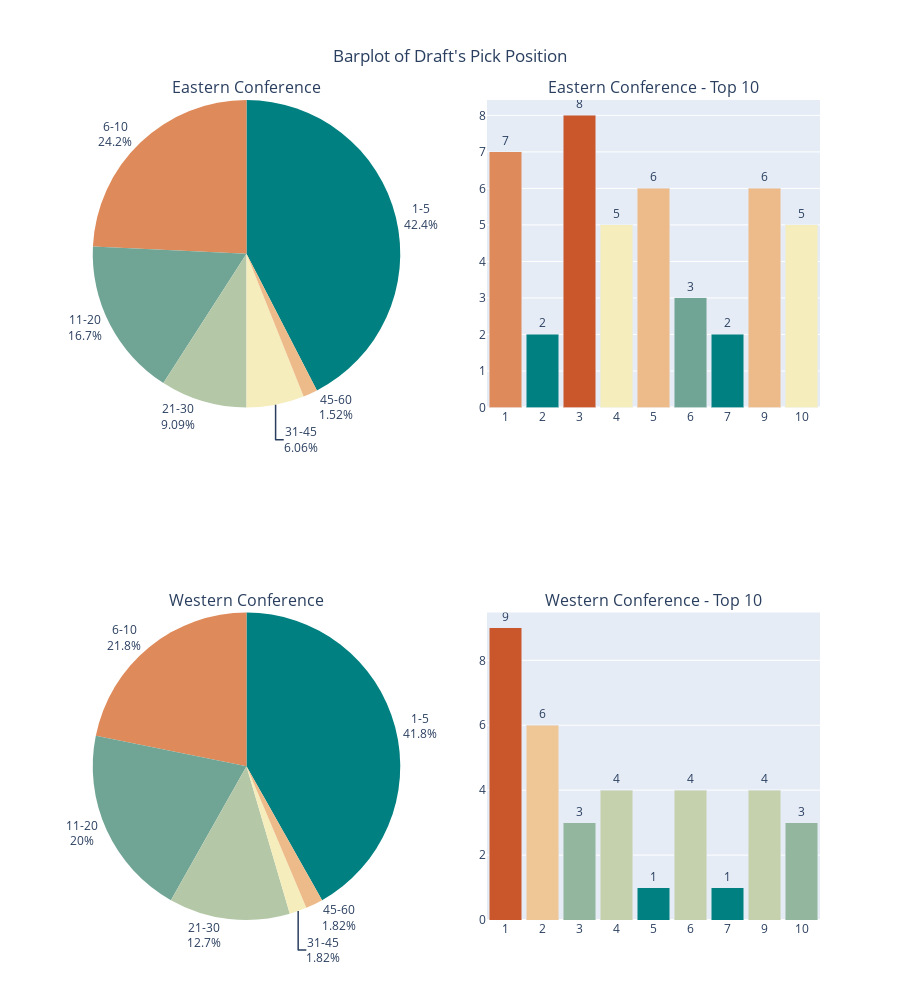

The notebook cell saved with this chart:
### Code cell
df['Round'] = df.Round.astype('str')


df_P_east = pd.DataFrame(df.drop_duplicates('Player').loc[df['Conference'] == 'East'].groupby(['PickGroup']).size()).reset_index()
df_P_east.columns = ['PickGroup','Count']

df_P_west = pd.DataFrame(df.drop_duplicates('Player').loc[df['Conference'] == 'West'].groupby(['PickGroup']).size()).reset_index()
df_P_west.columns = ['PickGroup','Count']


df_P10_east = pd.DataFrame(df.drop_duplicates('Player').loc[(df['Conference'] == 'East') & (df['RealPick'] <= 10)].groupby(['RealPick']).size()).reset_index()
df_P10_east.columns = ['Pick10','Count']

df_P10_west = pd.DataFrame(df.drop_duplicates('Player').loc[(df['Conference'] == 'West') & (df['RealPick'] <= 10)].groupby(['RealPick']).size()).reset_index()
df_P10_west.columns = ['Pick10','Count']


fig = make_subplots(
    rows=2, cols=2,
    specs=[[{'type':'pie'}, {}],
           [{'type':'pie'},{}]],
    subplot_titles=('Eastern Conference',
                    'Eastern Conference - Top 10',
                    'Western Conference',
                    'Western Conference - Top 10'))

fig.add_trace(
    go.Pie(
        labels = df_P_east.PickGroup,
        values = df_P_east.Count,
        name = 'East',
        text = df_P_east.Count,
        hoverinfo='label+percent+name',
        textinfo= 'percent+label',
        textposition = 'outside',
        marker = dict(
            colors = plotly.colors.diverging.Geyser,
        )
    ),
    row = 1,
    col = 1
)


fig.add_trace(
    go.Pie(
        labels = df_P_west.PickGroup,
        values = df_P_west.Count,
        name = 'West',
        text = df_P_west.Count,
        hoverinfo='label+percent+name',
        textinfo= 'percent+label',
        textposition = 'outside',
        marker = dict(
            colors = plotly.colors.diverging.Geyser,
        )
    ),
    row = 2,
    col = 1
)

fig.add_trace(
    go.Bar(
        x = df_P10_east.Pick10,
        y = df_P10_east.Count,
        text = df_P10_east.Count,
        marker=dict(color=df_P10_east.Count,
                    colorscale='geyser',
                  ),
        texttemplate='%{text:s}',
        textposition='outside',
        name = 'East top 10',
    ),
    row = 1,
    col = 2,
)


fig.add_trace(
    go.Bar(
        x = df_P10_west.Pick10,
        y = df_P10_west.Count,
        text = df_P10_west.Count,
        marker=dict(color=df_P10_west.Count,
                    colorscale='geyser',
                  ),
        texttemplate='%{text:s}',
        textposition='outside',
        name = 'West top 10'
    ),
    row = 2,
    col = 2,
)

fig.update_layout(
    title={'text': "Barplot of Draft's Pick Position",
           'y':0.95,
           'x':0.5,
           'xanchor': 'center',
           'yanchor': 'top'},
    
    xaxis_tickfont_size=12,
    yaxis3=dict(
        titlefont_size=16,
        tickfont_size=14,
        range = [0,df_P10_west.Count.max()*1.3]
    ),
    yaxis4=dict(
        titlefont_size=16,
        tickfont_size=14,
        range = [0,df_P10_west.Count.max()*1.3]
    ),
    height = 1000,
    showlegend = False,
    barmode='stack',
    bargap=0.1,
    bargroupgap=0.01 
)
fig.update_xaxes(type='category',
                 categoryorder='array',
                 categoryarray = ['1-5','6-10','11-20','21-30','31-45','45-60'])
fig.update_layout(uniformtext_minsize=8, uniformtext_mode='hide')
fig.show()

### Figure 1 — Plotly figure (JSON) as saved in the notebook; plotly's stock layout.template omitted (floating-point values rounded to 4 significant figures)
{"data": [{"domain": {"x": [0.0, 0.45], "y": [0.625, 1.0]}, "hoverinfo": "label+percent+name", "labels": ["1-5", "11-20", "21-30", "31-45", "45-60", "6-10"], "marker": {"colors": ["rgb(0, 128, 128)", "rgb(112, 164, 148)", "rgb(180, 200, 168)", "rgb(246, 237, 189)", "rgb(237, 187, 138)", "rgb(222, 138, 90)", "rgb(202, 86, 44)"]}, "name": "East", "text": [28, 11, 6, 4, 1, 16], "textinfo": "percent+label", "textposition": "outside", "type": "pie", "values": [28, 11, 6, 4, 1, 16]}, {"domain": {"x": [0.0, 0.45], "y": [0.0, 0.375]}, "hoverinfo": "label+percent+name", "labels": ["1-5", "11-20", "21-30", "31-45", "45-60", "6-10"], "marker": {"colors": ["rgb(0, 128, 128)", "rgb(112, 164, 148)", "rgb(180, 200, 168)", "rgb(246, 237, 189)", "rgb(237, 187, 138)", "rgb(222, 138, 90)", "rgb(202, 86, 44)"]}, "name": "West", "text": [23, 11, 7, 1, 1, 12], "textinfo": "percent+label", "textposition": "outside", "type": "pie", "values": [23, 11, 7, 1, 1, 12]}, {"marker": {"color": [7, 2, 8, 5, 6, 3, 2, 6, 5], "colorscale": [[0.0, "rgb(0, 128, 128)"], [0.1667, "rgb(112, 164, 148)"], [0.3333, "rgb(180, 200, 168)"], [0.5, "rgb(246, 237, 189)"], [0.6667, "rgb(237, 187, 138)"], [0.8333, "rgb(222, 138, 90)"], [1.0, "rgb(202, 86, 44)"]]}, "name": "East top 10", "text": [7.0, 2.0, 8.0, 5.0, 6.0, 3.0, 2.0, 6.0, 5.0], "textposition": "outside", "texttemplate": "%{text:s}", "type": "bar", "x": [1, 2, 3, 4, 5, 6, 7, 9, 10], "xaxis": "x", "y": [7, 2, 8, 5, 6, 3, 2, 6, 5], "yaxis": "y"}, {"marker": {"color": [9, 6, 3, 4, 1, 4, 1, 4, 3], "colorscale": [[0.0, "rgb(0, 128, 128)"], [0.1667, "rgb(112, 164, 148)"], [0.3333, "rgb(180, 200, 168)"], [0.5, "rgb(246, 237, 189)"], [0.6667, "rgb(237, 187, 138)"], [0.8333, "rgb(222, 138, 90)"], [1.0, "rgb(202, 86, 44)"]]}, "name": "West top 10", "text": [9.0, 6.0, 3.0, 4.0, 1.0, 4.0, 1.0, 4.0, 3.0], "textposition": "outside", "texttemplate": "%{text:s}", "type": "bar", "x": [1, 2, 3, 4, 5, 6, 7, 9, 10], "xaxis": "x2", "y": [9, 6, 3, 4, 1, 4, 1, 4, 3], "yaxis": "y2"}], "layout": {"annotations": [{"font": {"size": 16}, "showarrow": false, "text": "Eastern Conference", "x": 0.225, "xanchor": "center", "xref": "paper", "y": 1.0, "yanchor": "bottom", "yref": "paper"}, {"font": {"size": 16}, "showarrow": false, "text": "Eastern Conference - Top 10", "x": 0.775, "xanchor": "center", "xref": "paper", "y": 1.0, "yanchor": "bottom", "yref": "paper"}, {"font": {"size": 16}, "showarrow": false, "text": "Western Conference", "x": 0.225, "xanchor": "center", "xref": "paper", "y": 0.375, "yanchor": "bottom", "yref": "paper"}, {"font": {"size": 16}, "showarrow": false, "text": "Western Conference - Top 10", "x": 0.775, "xanchor": "center", "xref": "paper", "y": 0.375, "yanchor": "bottom", "yref": "paper"}], "bargap": 0.1, "bargroupgap": 0.01, "barmode": "stack", "height": 1000, "showlegend": false, "title": {"text": "Barplot of Draft's Pick Position", "x": 0.5, "xanchor": "center", "y": 0.95, "yanchor": "top"}, "uniformtext": {"minsize": 8, "mode": "hide"}, "xaxis": {"anchor": "y", "categoryarray": ["1-5", "6-10", "11-20", "21-30", "31-45", "45-60"], "categoryorder": "array", "domain": [0.55, 1.0], "tickfont": {"size": 12}, "type": "category"}, "xaxis2": {"anchor": "y2", "categoryarray": ["1-5", "6-10", "11-20", "21-30", "31-45", "45-60"], "categoryorder": "array", "domain": [0.55, 1.0], "type": "category"}, "yaxis": {"anchor": "x", "domain": [0.625, 1.0]}, "yaxis2": {"anchor": "x2", "domain": [0.0, 0.375]}, "yaxis3": {"range": [0, 11.7], "tickfont": {"size": 14}, "title": {"font": {"size": 16}}}, "yaxis4": {"range": [0, 11.7], "tickfont": {"size": 14}, "title": {"font": {"size": 16}}}}}
